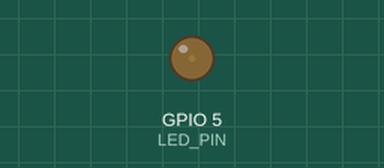
A sketch run on a simulated ESP32-S3. On the bench: output pins drawn as LEDs (lit = HIGH).

Above: at 0.05 s.
At 0.5 s:
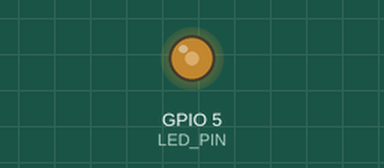
At 0.95 s:
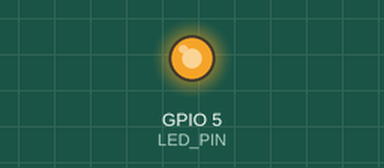
At 1.8 s:
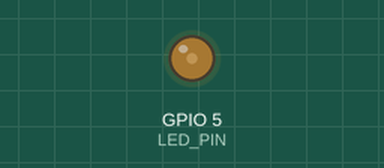
Timing chart, 0 to 4.7 s (numbered marks = the images above):
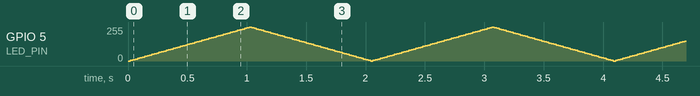

The sketch:

04-020_Digital_output_PWM.ino
```cpp
/*  ESP32-S3 LED Fade Example using ledcAttach()
 *
 *  This sketch gradually increases and decreases the brightness
 *  of an LED connected to GPIO4 using PWM.
 *
 *  Board: ESP32-S3 DevKit (e.g. DevKitC-1 N16R8)
 *  Pin:   GPIO4 (PWM-capable)
 *  Brightness: 0–255 (8-bit resolution)
 *
 *  Author: Peter Dalmaris
 *  Updated: July 2025
 */

const byte LED_PIN = 5;
const int PWM_FREQ = 5000;
const int PWM_RESOLUTION = 8;
int brightness = 0;
int fadeAmount = 5;

void setup() {
  ledcAttach(LED_PIN, PWM_FREQ, PWM_RESOLUTION);
}

void loop() {
  ledcWrite(LED_PIN, brightness);
  brightness += fadeAmount;

  if (brightness <= 0 || brightness >= 255) {
    fadeAmount = -fadeAmount;
  }

  delay(20); // Slower fade
}
```
